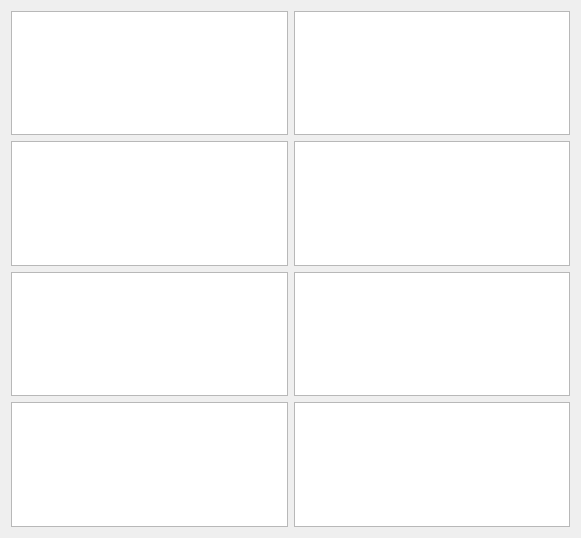
<?xml version="1.0" encoding="UTF-8"?>
<ui version="4.0">
 <class>Form</class>
 <widget class="QWidget" name="Form">
  <property name="geometry">
   <rect>
    <x>0</x>
    <y>0</y>
    <width>581</width>
    <height>538</height>
   </rect>
  </property>
  <property name="windowTitle">
   <string>Form</string>
  </property>
  <layout class="QGridLayout" name="gridLayout_2">
   <item row="0" column="0">
    <layout class="QGridLayout" name="gridLayout">
     <item row="3" column="0">
      <widget class="PyDMTimePlot" name="PyDMTimePlot_5">
       <property name="toolTip">
        <string/>
       </property>
       <property name="whatsThis">
        <string/>
       </property>
       <property name="curves">
        <stringlist>
         <string>{&quot;channel&quot;: &quot;ca://XCS:SND:DIO:_peakT_6&quot;, &quot;name&quot;: &quot;Diode 6&quot;, &quot;color&quot;: &quot;white&quot;}</string>
        </stringlist>
       </property>
      </widget>
     </item>
     <item row="0" column="0">
      <widget class="PyDMTimePlot" name="PyDMTimePlot">
       <property name="toolTip">
        <string/>
       </property>
       <property name="whatsThis">
        <string/>
       </property>
       <property name="curves">
        <stringlist>
         <string>{&quot;channel&quot;: &quot;ca://XCS:SND:DIO:_peakT_0&quot;, &quot;name&quot;: &quot;Diode 0&quot;, &quot;color&quot;: &quot;white&quot;}</string>
        </stringlist>
       </property>
      </widget>
     </item>
     <item row="0" column="1">
      <widget class="PyDMTimePlot" name="PyDMTimePlot_2">
       <property name="toolTip">
        <string/>
       </property>
       <property name="whatsThis">
        <string/>
       </property>
       <property name="curves">
        <stringlist>
         <string>{&quot;channel&quot;: &quot;ca://XCS:SND:DIO:_peakT_1&quot;, &quot;name&quot;: &quot;Diode 1&quot;, &quot;color&quot;: &quot;white&quot;}</string>
        </stringlist>
       </property>
      </widget>
     </item>
     <item row="2" column="0">
      <widget class="PyDMTimePlot" name="PyDMTimePlot_3">
       <property name="toolTip">
        <string/>
       </property>
       <property name="whatsThis">
        <string/>
       </property>
       <property name="curves">
        <stringlist>
         <string>{&quot;channel&quot;: &quot;ca://XCS:SND:DIO:_peakT_4&quot;, &quot;name&quot;: &quot;Diode 4&quot;, &quot;color&quot;: &quot;white&quot;}</string>
        </stringlist>
       </property>
      </widget>
     </item>
     <item row="2" column="1">
      <widget class="PyDMTimePlot" name="PyDMTimePlot_4">
       <property name="toolTip">
        <string/>
       </property>
       <property name="whatsThis">
        <string/>
       </property>
       <property name="curves">
        <stringlist>
         <string>{&quot;channel&quot;: &quot;ca://XCS:SND:DIO:_peakT_6&quot;, &quot;name&quot;: &quot;Diode 5&quot;, &quot;color&quot;: &quot;white&quot;}</string>
        </stringlist>
       </property>
      </widget>
     </item>
     <item row="3" column="1">
      <widget class="PyDMTimePlot" name="PyDMTimePlot_6">
       <property name="toolTip">
        <string/>
       </property>
       <property name="whatsThis">
        <string/>
       </property>
       <property name="curves">
        <stringlist>
         <string>{&quot;channel&quot;: &quot;ca://XCS:SND:DIO:_peakT_7&quot;, &quot;name&quot;: &quot;Diode 7&quot;, &quot;color&quot;: &quot;white&quot;}</string>
        </stringlist>
       </property>
      </widget>
     </item>
     <item row="1" column="0">
      <widget class="PyDMTimePlot" name="PyDMTimePlot_7">
       <property name="toolTip">
        <string/>
       </property>
       <property name="whatsThis">
        <string/>
       </property>
       <property name="curves">
        <stringlist>
         <string>{&quot;channel&quot;: &quot;ca://XCS:SND:DIO:_peakT_2&quot;, &quot;name&quot;: &quot;Diode 2&quot;, &quot;color&quot;: &quot;white&quot;}</string>
        </stringlist>
       </property>
      </widget>
     </item>
     <item row="1" column="1">
      <widget class="PyDMTimePlot" name="PyDMTimePlot_8">
       <property name="toolTip">
        <string/>
       </property>
       <property name="whatsThis">
        <string/>
       </property>
       <property name="curves">
        <stringlist>
         <string>{&quot;channel&quot;: &quot;ca://XCS:SND:DIO:_peakT_3&quot;, &quot;name&quot;: &quot;Diode 3&quot;, &quot;color&quot;: &quot;white&quot;}</string>
        </stringlist>
       </property>
      </widget>
     </item>
    </layout>
   </item>
  </layout>
 </widget>
 <customwidgets>
  <customwidget>
   <class>PyDMTimePlot</class>
   <extends>QGraphicsView</extends>
   <header>pydm.widgets.timeplot</header>
  </customwidget>
 </customwidgets>
 <resources/>
 <connections/>
</ui>
